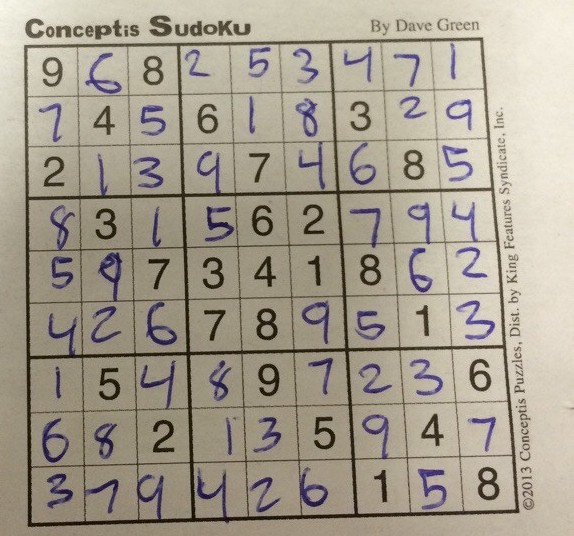
#> input picture res/sudoku.jpg, 574 x 536 px, found by its file name
$ jupyter execute 'Feature Task 2.ipynb'   (shell and % lines are left out)
#> lines starting #> are read from the running program, lines starting #| are printed output that depends on the picture; after the words box and inside, x2 and y2 are one past the last pixel; in counts of white or black regions, pixels touching at a corner belong together
# Feature Task 2

## Requirement

    1. Open any image;
    2. Use Sobel to find the horizontal and vertical gradients;
    3. Create an edge mask using Canny (255 for edges 0 for not);
    4. On the edges, show the magnitude of the gradients.

    Advanced Task:
    1. Devise a way to visualise the direction of the gradients on the edges.

[cell 1]
# Import libraries


import cv2 # The OpenCV library; install using `pip install opencv-contrib-python`
import numpy as np # Helpful when working with arrays; install using `pip install numpy`
from matplotlib import pyplot as plt # Good for graphing; install using `pip install matplotlib`
from matplotlib import image as image
import easygui # An easy-to-use file-picker; pip install easygui

[cell 2]
I = cv2.imread('res\sudoku.jpg')
#> I is the input picture: shape (536, 574, 3); mean B, G, R 142.9, 157.7, 166

G = cv2.cvtColor(src = I, code = cv2.COLOR_BGR2GRAY)
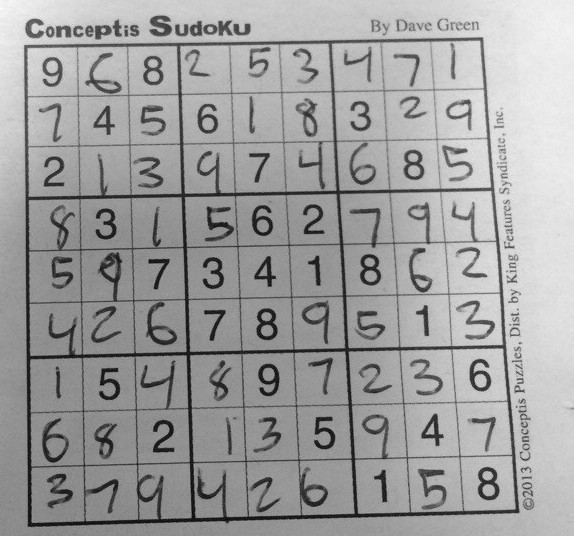
#> G: shape (536, 574); min 5, max 250, mean 158.5

H = cv2.cornerHarris(G,blockSize=5,ksize=3,k=0.04)
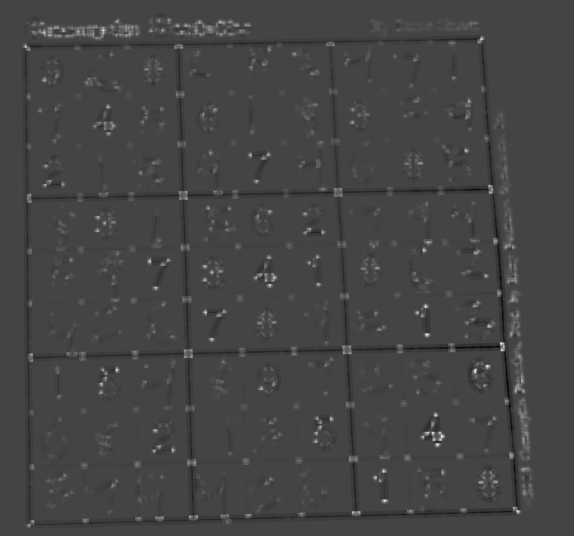
#> H: shape (536, 574) float32; min -0.00132, max 0.00359, mean 6.51e-06; drawn with min black and max white

#_, B = cv2.threshold(H,0,255,cv2.THRESH_BINARY)
#V = cv2.bitwise_and(I,I,mask = B)
V = cv2.cvtColor(H,cv2.COLOR_GRAY2BGR)
plt.imshow(H, cmap = 'gray')
plt.show

[cell 3]
Corners = cv2.goodFeaturesToTrack(G,maxCorners=50, qualityLevel=0.1,minDistance=45)
#> Corners = 50 rows, first 8: [426, 433], [488, 366], [486, 276], [375, 477], [309, 229], [274, 277], [427, 334], [248, 515]
for pts in Corners:
    S = cv2.circle(G,tuple(pts[0]),5,(0,0,255),5)
#> this loop made 50 passes
#> pts on passes 1 to 12: [[426, 433]], [[488, 366]], [[486, 276]], [[375, 477]], [[309, 229]], [[274, 277]], [[427, 334]], [[248, 515]], [[319, 427]], [[150, 30]], [[379, 329]], [[100, 384]]
#> pass 2, `S = cv2.circle(G,tuple(pts[0]),5,(0,0,255),5)`:
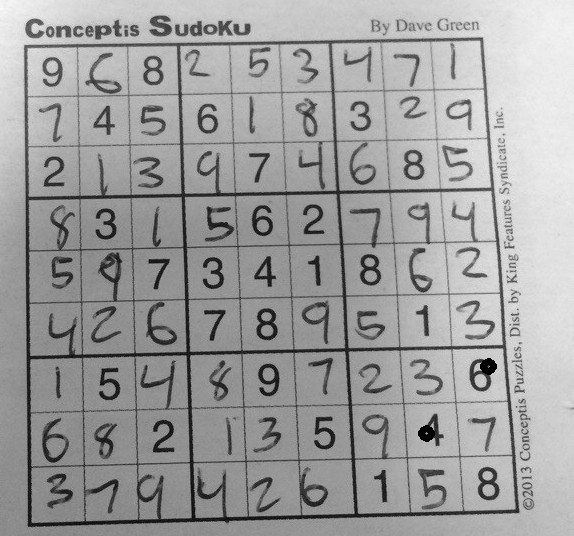
#> S: shape (536, 574); min 0, max 250, mean 158.3
#> pass 3, `S = cv2.circle(G,tuple(pts[0]),5,(0,0,255),5)`:
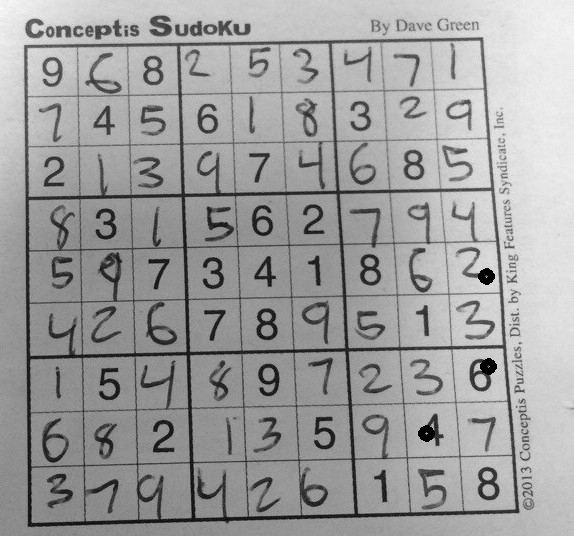
#> S: shape (536, 574); 0.07% of pixels changed, all inside (x1, y1, x2, y2) = (478, 268, 495, 285)
#> after the loop:
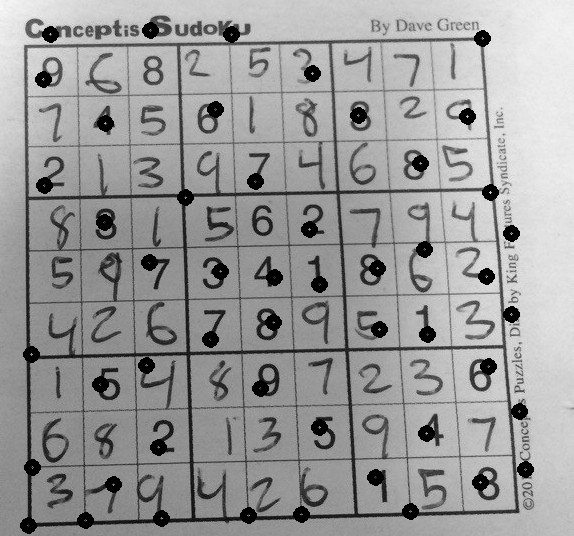
#> G: shape (536, 574); 3.35% of pixels changed, all inside (x1, y1, x2, y2) = (20, 22, 534, 534)
plt.imshow(S)
plt.show

[cell 4]
import sys
plt.imshow(H, cmap = 'gray', interpolation='nearest',aspect='equal')
plt.axis('off')
plt.savefig('res\Test.jpg',bbox_inches='tight',pad_inches = 0,dpi = 100)

plt.show()

[cell 5]
T = cv2.imread('res\Test.jpg')
#> T: shape (369, 395, 3); min 7, max 241, mean 68.5

#Corners = cv2.goodFeaturesToTrack(G,maxCorners=50, qualityLevel=0.1,minDistance=10)
for pts in Corners:
    S = cv2.circle(T,tuple(pts[0]),1,(0,0,255),5)
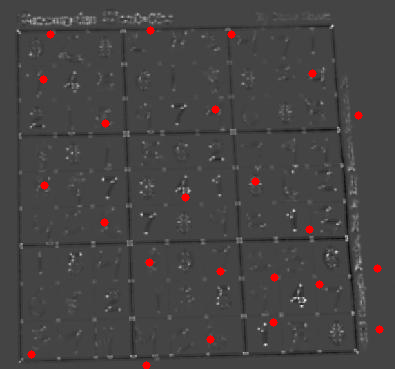
#> T: shape (369, 395, 3); mean B, G, R 67.9, 67.9, 69.9
plt.imshow(cv2.cvtColor(S,cv2.COLOR_BGR2RGB))
plt.show

[cell 6]
T.shape
#> Out = (369, 395, 3)

[cell 7]
import matplotlib as mpl

def display_image_in_actual_size(im_path):

    dpi = mpl.rcParams['figure.dpi']
    im_data = im_path
    height, width= im_data.shape
#> height = 536; width = 574

    # What size does the figure need to be in inches to fit the image?
    figsize = width / float(dpi), height / float(dpi)
#> figsize = (5.74, 5.36)

    # Create a figure of the right size with one axes that takes up the full figure
    fig = plt.figure(figsize=figsize)
    ax = fig.add_axes([0, 0, 1, 1])

    # Hide spines, ticks, etc.
    ax.axis('off')

    # Display the image.
    ax.imshow(im_data, cmap='gray')
    plt.savefig('res\Test.jpg')
    plt.show()

display_image_in_actual_size(H)
